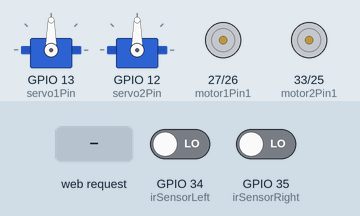
Simulated run of this sketch. Board: ESP32. On the bench: 2 × servo, motor-driver pin pairs drawn as motors (green arrow = first pin HIGH = forward, orange = second pin HIGH = backward, longer = more drive, scaled by the enable pin). Inputs (shaded band) come from the test bench; at power-on: GPIO 34 (irSensorLeft) LOW, GPIO 35 (irSensorRight) LOW. WiFi joins after 1.5 s; servers stay silent unless stated; what the sketch prints to the serial monitor is not drawn.

Above: at 2.7 s.
2.8 s: HTTP request GET /line received
At 3.7 s:
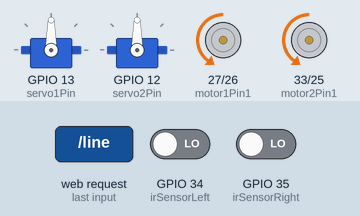
4.3 s: HTTP request GET /manual received
At 4.8 s:
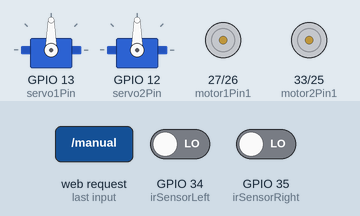
5.8 s: HTTP request GET /servo1?angle=1 received
At 7.0 s:
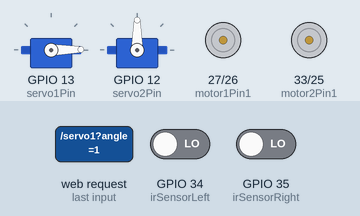
7.3 s: HTTP request GET /servo1?angle=120 received
At 8.3 s:
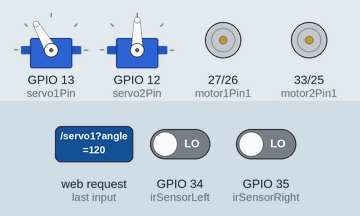
8.8 s: HTTP request GET /servo2?angle=1 received
At 9.4 s:
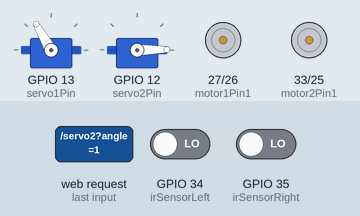
10.3 s: HTTP request GET /servo1?angle=0 received
At 10.6 s:
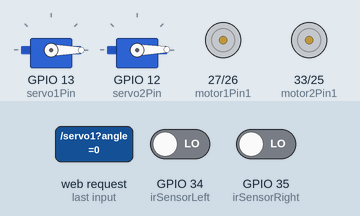
Timing chart, 0 to 12.8 s (numbered marks = the images above; inputs shaded):
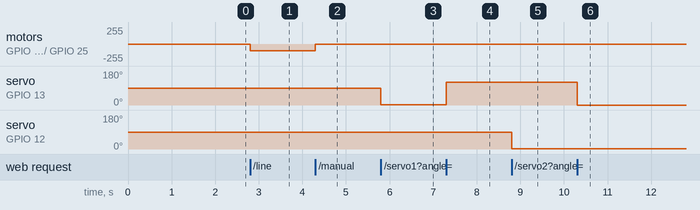

The sketch:

wificar_5.ino
```cpp
// === GLOBAL VARIABLES ===
// Wi-Fi credentials
const char* ssid = "UPMWiFi";
const char* password = "040729abc";

// Web server instance
#include <WiFi.h>
#include <WebServer.h>
#include <ESP32Servo.h>
WebServer server(80);

// Motor pins
int motor1Pin1 = 27;
int motor1Pin2 = 26;
int enable1Pin = 14;
int motor2Pin1 = 33;
int motor2Pin2 = 25;
int enable2Pin = 32;

// Infrared sensors
int irSensorLeft = 34;
int irSensorRight = 35;

// Servo motors
static const int servo1Pin = 13;
static const int servo2Pin = 12;
Servo servo1;
Servo servo2;
int servo1Angle = 90; // Default angle for servo1
int servo2Angle = 90; // Default angle for servo2

// Mode and motor speed
bool isManualMode = true;    // Start in manual mode
int dutyCycle = 200;         // Default PWM value (0-255)
bool isControllingServo = false; // Prevent servo movement during motor speed control

// === FUNCTION DECLARATIONS ===
void handleRoot();
void handleServo1();
void handleServo2();
void handleSpeed();
void handleForward();
void handleLeft();
void handleStop();
void handleRight();
void handleReverse();
void handleManualMode();
void handleLineMode();
void lineFollowerMode();

// === MAIN EXECUTION ===
void setup() {
  Serial.begin(115200);

  // Initialize motor pins
  pinMode(motor1Pin1, OUTPUT);
  pinMode(motor1Pin2, OUTPUT);
  pinMode(motor2Pin1, OUTPUT);
  pinMode(motor2Pin2, OUTPUT);
  pinMode(enable1Pin, OUTPUT);
  pinMode(enable2Pin, OUTPUT);

  // Initialize IR sensors
  pinMode(irSensorLeft, INPUT);
  pinMode(irSensorRight, INPUT);

  // Initialize motor speed to 0
  analogWrite(enable1Pin, 0);
  analogWrite(enable2Pin, 0);


  // Attach servos
  servo1.attach(servo1Pin);
  servo1.write(servo1Angle);
  servo2.attach(servo2Pin);
  servo2.write(servo2Angle);

  // Initialize Wi-Fi
  Serial.println("Connecting to Wi-Fi...");
  WiFi.begin(ssid, password);
  while (WiFi.status() != WL_CONNECTED) {
    delay(500);
    Serial.print(".");
  }
  Serial.println("\nConnected to Wi-Fi. IP: " + WiFi.localIP().toString());

  // Setup routes
  server.on("/", handleRoot);
  server.on("/servo1", handleServo1);
  server.on("/servo2", handleServo2);
  server.on("/manual", handleManualMode);
  server.on("/line", handleLineMode);
  server.on("/forward", handleForward);
  server.on("/left", handleLeft);
  server.on("/stop", handleStop);
  server.on("/right", handleRight);
  server.on("/reverse", handleReverse);
  server.on("/speed", handleSpeed);

  // Start server
  server.begin();
}

void loop() {
  server.handleClient();
  if (!isManualMode) {
    lineFollowerMode();
  }
}

// === HANDLER FUNCTIONS ===
// Root web page handler
void handleRoot() {
  const char html[] PROGMEM = R"rawliteral(
  <!DOCTYPE HTML><html>
  <head>
    <meta name="viewport" content="width=device-width, initial-scale=1">
    <link rel="icon" href="data:,">
    <style>
      html { font-family: Helvetica; text-align: center; margin: 0; }
      .button { background-color: #4CAF50; border: none; color: white; padding: 15px 30px; text-decoration: none; font-size: 20px; cursor: pointer; margin: 5px; }
      .button2 {background-color: #555555;}
      input[type=range] { width: 80%; }
    </style>
    <script>
      function switchToManual() { fetch('/manual'); }
      function switchToLine() { fetch('/line'); }
      function moveForward() { fetch('/forward'); }
      function moveLeft() { fetch('/left'); }
      function stopRobot() { fetch('/stop'); }
      function moveRight() { fetch('/right'); }
      function moveReverse() { fetch('/reverse'); }
      function updateMotorSpeed(value) { fetch(`/speed?value=${value}`); }
      function updateServo1Angle(value) { fetch(`/servo1?angle=${value}`); }
      function updateServo2Angle(value) { fetch(`/servo2?angle=${value}`); }
    </script>
  </head>
  <body>
    <h1>ESP32 Robot Control</h1>
    <p><button class="button" onclick="switchToManual()">MANUAL</button>
       <button class="button" onclick="switchToLine()">LINE FOLLOWER</button></p>
    <p><button class="button" onclick="moveForward()">FORWARD</button></p>
    <p>
      <button class="button" onclick="moveLeft()">LEFT</button>
      <button class="button button2" onclick="stopRobot()">STOP</button>
      <button class="button" onclick="moveRight()">RIGHT</button>
    </p>
    <p><button class="button" onclick="moveReverse()">REVERSE</button></p>
    <p>Motor Speed: <input type="range" min="0" max="255" step="1" onchange="updateMotorSpeed(this.value)"></p>
    <p>Servo1 Angle: <input type="range" min="0" max="180" step="1" value="90" onchange="updateServo1Angle(this.value)"></p>
    <p>Servo2 Angle: <input type="range" min="0" max="180" step="1" value="90" onchange="updateServo2Angle(this.value)"></p>
  </body>
  </html>)rawliteral";
  server.send(200, "text/html", html);
}

// Servo1 and Servo2 handlers
void handleServo1() {
  if (server.hasArg("angle")) {
    isControllingServo = true;
    servo1Angle = server.arg("angle").toInt();
    servo1.write(servo1Angle);
    Serial.println("Servo1 angle set to: " + String(servo1Angle));
    isControllingServo = false;
  }
  server.send(200, "text/plain", "OK");
}

void handleServo2() {
  if (server.hasArg("angle")) {
    isControllingServo = true;
    servo2Angle = server.arg("angle").toInt();
    servo2.write(servo2Angle);
    Serial.println("Servo2 angle set to: " + String(servo2Angle));
    isControllingServo = false;
  }
  server.send(200, "text/plain", "OK");
}

void handleSpeed() {
  if (!isControllingServo && server.hasArg("value")) {
    dutyCycle = server.arg("value").toInt(); // Get the motor speed from the client
    dutyCycle = constrain(dutyCycle, 0, 255); // Ensure the duty cycle is within PWM limits (0-255)
    analogWrite(enable1Pin, dutyCycle); // Apply the speed to motor 1
    analogWrite(enable2Pin, dutyCycle); // Apply the speed to motor 2
    Serial.println("Motor speed set to: " + String(dutyCycle));
  }
  server.send(200);
}


void handleManualMode() {
  isManualMode = true;
  Serial.println("Switched to Manual Mode");
  handleStop();
  server.send(200);
}

void handleLineMode() {
  isManualMode = false;
  Serial.println("Switched to Line Follower Mode");
  server.send(200);
}

// Manual mode handlers
void handleForward() {
  if (isManualMode) {
    // Move motors forward by controlling direction pins
    digitalWrite(motor1Pin1, LOW);
    digitalWrite(motor1Pin2, HIGH);
    digitalWrite(motor2Pin1, LOW);
    digitalWrite(motor2Pin2, HIGH);
  }
  server.send(200);
}

void handleLeft() {
  if (isManualMode) {
    // Turn left by controlling direction pins
    digitalWrite(motor1Pin1, LOW);
    digitalWrite(motor1Pin2, HIGH);
    digitalWrite(motor2Pin1, LOW);
    digitalWrite(motor2Pin2, LOW);
  }
  server.send(200);
}

void handleStop() {
  // Stop motors by setting direction pins to LOW
  digitalWrite(motor1Pin1, LOW);
  digitalWrite(motor1Pin2, LOW);
  digitalWrite(motor2Pin1, LOW);
  digitalWrite(motor2Pin2, LOW);
  server.send(200);
}

void handleRight() {
  if (isManualMode) {
    // Turn right by controlling direction pins
    digitalWrite(motor1Pin1, LOW);
    digitalWrite(motor1Pin2, LOW);
    digitalWrite(motor2Pin1, LOW);
    digitalWrite(motor2Pin2, HIGH);
  }
  server.send(200);
}

void handleReverse() {
  if (isManualMode) {
    // Move motors in reverse by changing direction pins
    digitalWrite(motor1Pin1, HIGH);
    digitalWrite(motor1Pin2, LOW);
    digitalWrite(motor2Pin1, HIGH);
    digitalWrite(motor2Pin2, LOW);
  }
  server.send(200);
}
//line follow mode
void lineFollowerMode() {
  int leftValue = digitalRead(irSensorLeft);
  int rightValue = digitalRead(irSensorRight);
  int baseSpeed = 100;        // Base speed for line-following
  int turnSpeed = 255; // Speed difference for turns

   if (leftValue == LOW && rightValue == LOW) {
    // Move forward
    analogWrite(enable1Pin, baseSpeed);
    analogWrite(enable2Pin, baseSpeed);
    digitalWrite(motor1Pin1, LOW);
    digitalWrite(motor1Pin2, HIGH);
    digitalWrite(motor2Pin1, LOW);
    digitalWrite(motor2Pin2, HIGH);
  } else if (leftValue == LOW && rightValue == HIGH) {
    // Turn right
    analogWrite(enable1Pin, turnSpeed);
    analogWrite(enable2Pin, turnSpeed );
    digitalWrite(motor1Pin1, HIGH);
    digitalWrite(motor1Pin2, LOW);
    digitalWrite(motor2Pin1, LOW);
    digitalWrite(motor2Pin2, HIGH);
  } else if (leftValue == HIGH && rightValue == LOW) {
    // Turn left
    analogWrite(enable1Pin, turnSpeed );
    analogWrite(enable2Pin, turnSpeed);
    digitalWrite(motor1Pin1, LOW);
    digitalWrite(motor1Pin2, HIGH);
    digitalWrite(motor2Pin1, HIGH);
    digitalWrite(motor2Pin2, LOW);
    delay(20);
  } else if (leftValue == HIGH && rightValue == HIGH) {
    // Stop
    digitalWrite(motor1Pin1, LOW);
    digitalWrite(motor1Pin2, LOW);
    digitalWrite(motor2Pin1, LOW);
    digitalWrite(motor2Pin2, LOW);
    analogWrite(enable1Pin, 0);
    analogWrite(enable2Pin, 0);
    delay(20);
  }
}
```

Measured:
- after the input at 2.8 s, motor on GPIO 27 (motor1Pin1) / GPIO 26 (motor1Pin2), motor on GPIO 33 (motor2Pin1) / GPIO 25 (motor2Pin2): stopped → backward 100/255 at once
- after the input at 4.3 s, motor on GPIO 27 (motor1Pin1) / GPIO 26 (motor1Pin2), motor on GPIO 33 (motor2Pin1) / GPIO 25 (motor2Pin2): backward 100/255 → stopped at once
- after the input at 5.8 s, servo on GPIO 13 (servo1Pin): 90° → 1° at once
- after the input at 7.3 s, servo on GPIO 13 (servo1Pin): 1° → 120° at once
- after the input at 8.8 s, servo on GPIO 12 (servo2Pin): 90° → 1° at once
- after the input at 10.3 s, servo on GPIO 13 (servo1Pin): 120° → 0° at once
